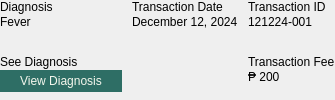
                 <widget class="QWidget" name="widget_3" native="true">
                  <property name="sizePolicy">
                   <sizepolicy hsizetype="Preferred" vsizetype="Expanding">
                    <horstretch>0</horstretch>
                    <verstretch>0</verstretch>
                   </sizepolicy>
                  </property>
                  <layout class="QHBoxLayout" name="horizontalLayout_7">
                   <property name="spacing">
                    <number>10</number>
                   </property>
                   <property name="leftMargin">
                    <number>0</number>
                   </property>
                   <property name="topMargin">
                    <number>0</number>
                   </property>
                   <property name="rightMargin">
                    <number>0</number>
                   </property>
                   <property name="bottomMargin">
                    <number>0</number>
                   </property>
                   <item>
                    <widget class="QWidget" name="widget_31" native="true">
                     <layout class="QVBoxLayout" name="verticalLayout_30">
                      <property name="spacing">
                       <number>10</number>
                      </property>
                      <property name="leftMargin">
                       <number>0</number>
                      </property>
                      <property name="topMargin">
                       <number>0</number>
                      </property>
                      <property name="rightMargin">
                       <number>0</number>
                      </property>
                      <property name="bottomMargin">
                       <number>0</number>
                      </property>
                      <item alignment="Qt::AlignTop">
                       <widget class="QWidget" name="widget_33" native="true">
                        <layout class="QVBoxLayout" name="verticalLayout_35">
                         <property name="spacing">
                          <number>1</number>
                         </property>
                         <property name="leftMargin">
                          <number>0</number>
                         </property>
                         <property name="topMargin">
                          <number>0</number>
                         </property>
                         <property name="rightMargin">
                          <number>0</number>
                         </property>
                         <property name="bottomMargin">
                          <number>0</number>
                         </property>
                         <item>
                          <widget class="QLabel" name="label_8">
                           <property name="text">
                            <string>Diagnosis</string>
                           </property>
                          </widget>
                         </item>
                         <item>
                          <widget class="QLabel" name="Diagnosis">
                           <property name="text">
                            <string>Fever</string>
                           </property>
                          </widget>
                         </item>
                        </layout>
                       </widget>
                      </item>
                      <item alignment="Qt::AlignTop">
                       <widget class="QWidget" name="widget_34" native="true">
                        <layout class="QVBoxLayout" name="verticalLayout_36">
                         <property name="spacing">
                          <number>1</number>
                         </property>
                         <property name="leftMargin">
                          <number>0</number>
                         </property>
                         <property name="topMargin">
                          <number>0</number>
                         </property>
                         <property name="rightMargin">
                          <number>0</number>
                         </property>
                         <property name="bottomMargin">
                          <number>0</number>
                         </property>
                         <item>
                          <widget class="QLabel" name="label_16">
                           <property name="text">
                            <string>See Diagnosis</string>
                           </property>
                          </widget>
                         </item>
                         <item alignment="Qt::AlignLeft">
                          <widget class="QPushButton" name="ViewDiagnosis">
                           <property name="styleSheet">
                            <string notr="true">#ViewDiagnosis {
	font: 900 13pt &quot;Satoshi Black&quot;;
	background-color: #2E6E65;
 	border-radius: 14px;
	color: #F4F7ED;
	text-align: center;
	padding: 4px 20px;
}</string>
                           </property>
                           <property name="text">
                            <string>View Diagnosis</string>
                           </property>
                          </widget>
                         </item>
                        </layout>
                       </widget>
                      </item>
                     </layout>
                    </widget>
                   </item>
                   <item>
                    <widget class="QWidget" name="widget_30" native="true">
                     <layout class="QVBoxLayout" name="verticalLayout_29">
                      <property name="spacing">
                       <number>10</number>
                      </property>
                      <property name="leftMargin">
                       <number>0</number>
                      </property>
                      <property name="topMargin">
                       <number>0</number>
                      </property>
                      <property name="rightMargin">
                       <number>0</number>
                      </property>
                      <property name="bottomMargin">
                       <number>0</number>
                      </property>
                      <item alignment="Qt::AlignTop">
                       <widget class="QWidget" name="widget_36" native="true">
                        <layout class="QVBoxLayout" name="verticalLayout_31">
                         <property name="spacing">
                          <number>1</number>
                         </property>
                         <property name="leftMargin">
                          <number>0</number>
                         </property>
                         <property name="topMargin">
                          <number>0</number>
                         </property>
                         <property name="rightMargin">
                          <number>0</number>
                         </property>
                         <property name="bottomMargin">
                          <number>0</number>
                         </property>
                         <item>
                          <widget class="QLabel" name="label_20">
                           <property name="text">
                            <string>Transaction Date</string>
                           </property>
                          </widget>
                         </item>
                         <item>
                          <widget class="QLabel" name="TransactionDate">
                           <property name="text">
                            <string>December 12, 2024</string>
                           </property>
                          </widget>
                         </item>
                        </layout>
                       </widget>
                      </item>
                     </layout>
                    </widget>
                   </item>
                   <item>
                    <widget class="QWidget" name="widget_32" native="true">
                     <layout class="QVBoxLayout" name="verticalLayout_28">
                      <property name="spacing">
                       <number>10</number>
                      </property>
                      <property name="leftMargin">
                       <number>0</number>
                      </property>
                      <property name="topMargin">
                       <number>0</number>
                      </property>
                      <property name="rightMargin">
                       <number>0</number>
                      </property>
                      <property name="bottomMargin">
                       <number>0</number>
                      </property>
                      <item alignment="Qt::AlignTop">
                       <widget class="QWidget" name="widget_37" native="true">
                        <layout class="QVBoxLayout" name="verticalLayout_34">
                         <property name="spacing">
                          <number>1</number>
                         </property>
                         <property name="leftMargin">
                          <number>0</number>
                         </property>
                         <property name="topMargin">
                          <number>0</number>
                         </property>
                         <property name="rightMargin">
                          <number>0</number>
                         </property>
                         <property name="bottomMargin">
                          <number>0</number>
                         </property>
                         <item>
                          <widget class="QLabel" name="label_26">
                           <property name="text">
                            <string>Transaction ID</string>
                           </property>
                          </widget>
                         </item>
                         <item>
                          <widget class="QLabel" name="TransactionID">
                           <property name="text">
                            <string>121224-001</string>
                           </property>
                          </widget>
                         </item>
                        </layout>
                       </widget>
                      </item>
                      <item alignment="Qt::AlignTop">
                       <widget class="QWidget" name="widget_38" native="true">
                        <layout class="QVBoxLayout" name="verticalLayout_33">
                         <property name="spacing">
                          <number>1</number>
                         </property>
                         <property name="leftMargin">
                          <number>0</number>
                         </property>
                         <property name="topMargin">
                          <number>0</number>
                         </property>
                         <property name="rightMargin">
                          <number>0</number>
                         </property>
                         <property name="bottomMargin">
                          <number>0</number>
                         </property>
                         <item>
                          <widget class="QLabel" name="label_28">
                           <property name="text">
                            <string>Transaction Fee</string>
                           </property>
                          </widget>
                         </item>
                         <item>
                          <widget class="QLabel" name="TransactionFee">
                           <property name="text">
                            <string>₱ 200</string>
                           </property>
                          </widget>
                         </item>
                        </layout>
                       </widget>
                      </item>
                     </layout>
                    </widget>
                   </item>
                  </layout>
                 </widget>
